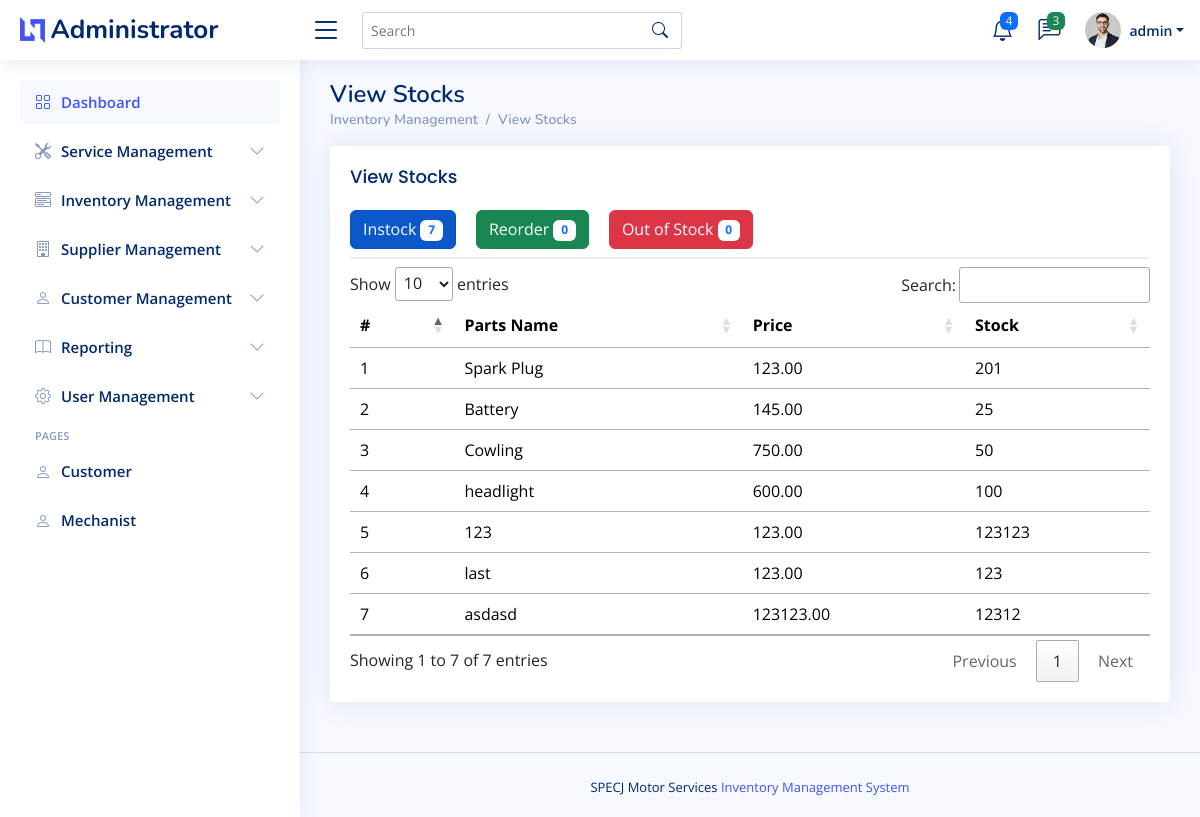
Screenshot of /admin/view_stock_level.php (signed in) with the database file from the repository.
### tables this page shows
CREATE TABLE `motorparts_tbl`  (
  `m_id` int NOT NULL AUTO_INCREMENT,
  `parts_name` varchar(255) NULL DEFAULT NULL,
  `parts_number` varchar(255) NULL DEFAULT NULL,
  `category` varchar(255) NULL DEFAULT NULL,
  `manufacturer` varchar(255) NULL DEFAULT NULL,
  `price` decimal(10, 2) NULL DEFAULT NULL,
  `QuantityInStock` varchar(255) NULL DEFAULT NULL,
  `supplier` varchar(255) NULL DEFAULT NULL,
  `date_added` datetime NULL DEFAULT current_timestamp ON UPDATE CURRENT_TIMESTAMP,
  `status` varchar(255) NULL DEFAULT NULL,
  `services_type` varchar(255) NULL DEFAULT NULL,
  `image_path` varchar(255) NULL DEFAULT NULL,
  PRIMARY KEY (`m_id`) USING BTREE
);

### admin/view_stock_level.php (the view, shortened to what this page needs)
<?php
include("admin_header.php");
$instock_count_query = $connection->prepare("SELECT COUNT(*) as count FROM motorparts_tbl WHERE QuantityInStock > 5");
$instock_count_query->execute();
$instock_count_result = $instock_count_query->get_result();
$instock_count = $instock_count_result->fetch_assoc()['count'];
$reorder_count_query = $connection->prepare("SELECT COUNT(*) as count FROM motorparts_tbl WHERE QuantityInStock <= 5 AND QuantityInStock > 0");
$reorder_count_query->execute();
$reorder_count_result = $reorder_count_query->get_result();
$reorder_count = $reorder_count_result->fetch_assoc()['count'];
$outofstock_count_query = $connection->prepare("SELECT COUNT(*) as count FROM motorparts_tbl WHERE QuantityInStock = 0");
$outofstock_count_query->execute();
$outofstock_count_result = $outofstock_count_query->get_result();
$outofstock_count = $outofstock_count_result->fetch_assoc()['count'];
?>
<body>
<?php
include("admin_topnav.php");
include("admin_sidenav.php");
?>
<main id="main" class="main">
    <div class="pagetitle">
        <h1>View Stocks</h1>
        <nav>
            <ol class="breadcrumb">
                <li class="breadcrumb-item"><a href="index.html">Inventory Management</a></li>
                <li class="breadcrumb-item">View Stocks</li>
            </ol>
        </nav>
    </div>
    <section class="section">
        <div class="row">
            <div class="col-lg-12">
                <div class="card">
                    <div class="card-body">
                        <h5 class="card-title">View Stocks</h5>
                        <ul class="nav nav-tabs nav-tabs-bordered" id="borderedTab" role="tablist">
                            <li class="nav-item" role="presentation">
                  <button class="btn btn-primary mb-2 active" id="pills-home-tab" data-bs-toggle="pill" data-bs-target="#pills-home" type="button" role="tab" aria-controls="pills-home" aria-selected="true">
                  Instock <span class="badge bg-white text-primary"><?php echo $instock_count; ?></span>
                  </button>
                </li>
                <li class="nav-item" role="presentation">
                  <button class="btn btn-success"  style="margin-left: 20px;" id="pills-profile-tab" data-bs-toggle="pill" data-bs-target="#pills-profile" type="button" role="tab" aria-controls="pills-profile" aria-selected="false">
                  Reorder <span class="badge bg-white text-primary"><?php echo $reorder_count; ?></span>
                  </button>
                </li>
                <li class="nav-item" role="presentation">
                  <button class="btn btn-danger" style="margin-left: 20px;" id="pills-contact-tab" data-bs-toggle="pill" data-bs-target="#pills-contact" type="button" role="tab" aria-controls="pills-contact" aria-selected="false">
                  Out of Stock <span class="badge bg-white text-primary"><?php echo $outofstock_count; ?></span>
                  </button>
                </li>
                        </ul>
                        <div class="tab-content pt-2" id="borderedTabContent">
                            <div class="tab-pane fade show active" id="pills-home" role="tabpanel" aria-labelledby="home-tab">
                                <table class="table table-hover" id="stock_datatable">
                                    <thead>
                                        <tr>
                                            <th scope="col">#</th>
                                            <th scope="col">Parts Name</th>
                                            <th scope="col">Price</th>
                                            <th scope="col">Stock</th>
                                        </tr>
                                    </thead>
                                    <tbody>
                                        <?php
                                        $stmt = $connection->prepare("SELECT * FROM motorparts_tbl WHERE QuantityInStock > 5");
                                        $stmt->execute();
                                        $result = $stmt->get_result();
                                        $count = 1;
                                        while ($row = $result->fetch_assoc()) {
                                            echo "<tr>";
                                            echo "<td>" . $count . "</td>";
                                            echo "<td>" . $row['parts_name'] . "</td>";
                                            echo "<td>" . $row['price'] . "</td>";
                                            echo "<td>" . $row['QuantityInStock'] . "</td>";
                                            echo "</tr>";
                                            $count++;
                                        }
                                        ?>
                                    </tbody>
                                </table>
                            </div>
                        </div>
                    </div>
                </div>
            </div>
        </div>
    </section>
</main>
<?php
include("admin_footer.php");
?>
</body>
</html>

### assets/css/style.css (style rules this page uses)
:root { scroll-behavior: smooth; }
body { font-family: "Open Sans", sans-serif; background: #f6f9ff; color: #444444; }
h1, h2, h3, h4, h5, h6 { font-family: "Nunito", sans-serif; }
#main { margin-top: 60px; padding: 20px 30px; transition: all 0.3s; }
.pagetitle { margin-bottom: 10px; }
.pagetitle h1 { font-size: 24px; margin-bottom: 0; font-weight: 600; color: #012970; }
.card { margin-bottom: 30px; border: none; border-radius: 5px; box-shadow: 0px 0 30px rgba(1, 41, 112, 0.1); }
.card-title { padding: 20px 0 15px 0; font-size: 18px; font-weight: 500; color: #012970; font-family: "Poppins", sans-serif; }
.card-body { padding: 0 20px 20px 20px; }
.breadcrumb { font-size: 14px; font-family: "Nunito", sans-serif; color: #899bbd; font-weight: 600; }
.breadcrumb a { color: #899bbd; transition: 0.3s; }
.breadcrumb .breadcrumb-item::before { color: #899bbd; }
.nav-tabs-bordered { border-bottom: 2px solid #ebeef4; }
@media (min-width: 1200px) { #main, #footer { margin-left: 300px; } }

### rows the page displays
motorparts_tbl: parts_name "Spark Plug", price "123.00", QuantityInStock "201"
motorparts_tbl: parts_name "Battery", price "145.00", QuantityInStock "25"
motorparts_tbl: parts_name "Cowling", price "750.00", QuantityInStock "50"
motorparts_tbl: parts_name "headlight", price "600.00", QuantityInStock "100"
motorparts_tbl: parts_name "123", price "123.00", QuantityInStock "123123"
motorparts_tbl: parts_name "last", price "123.00", QuantityInStock "123"
motorparts_tbl: parts_name "asdasd", price "123123.00", QuantityInStock "12312"

### other values shown
$_SESSION['username'] "admin"
$instock_count "7"
$reorder_count "0"
$outofstock_count "0"
